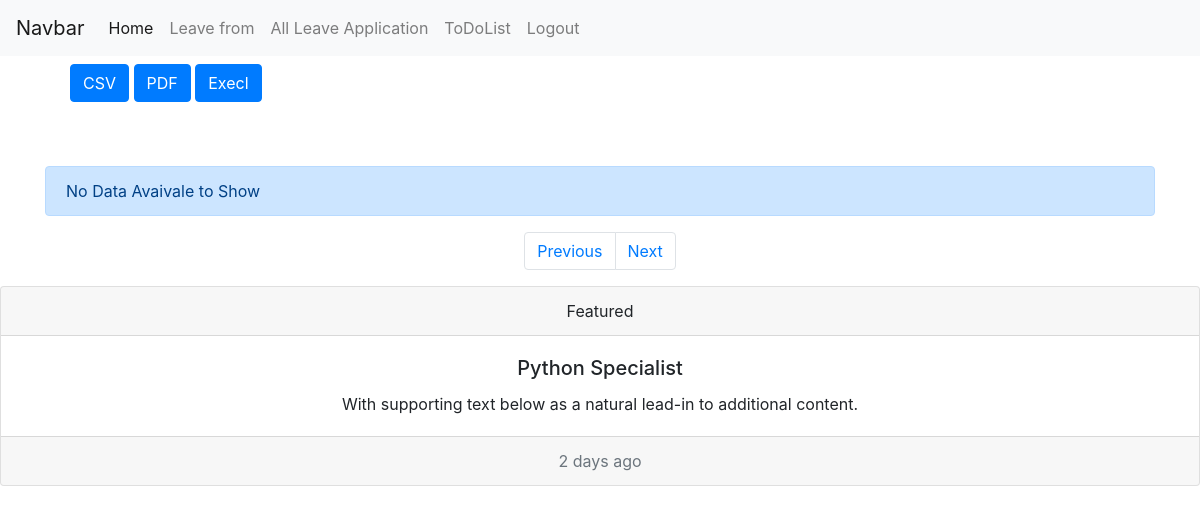
/all-application, run on an earlier commit of the app's database.
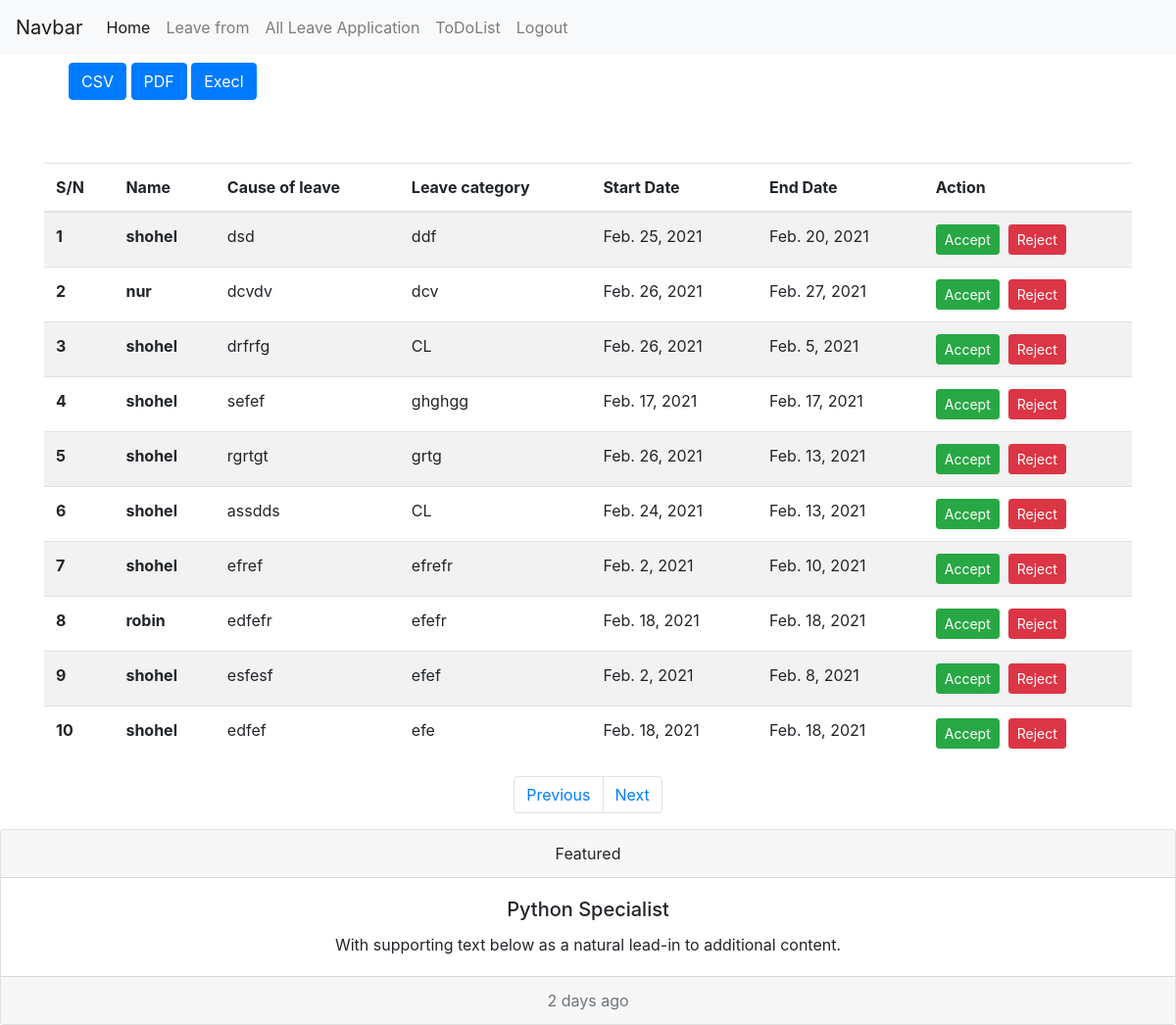
And on a later commit of the database.
### emsapp/models.py (models this page shows, shortened)
class LeaveApplication(models.Model):
    user=models.ForeignKey(User, on_delete=models.CASCADE)
    case_of_leave=models.TextField(blank=True, null=True)
    leave_category=models.CharField(max_length=250)
    star_date=models.DateField(blank=True, null=True)
    end_date=models.DateField(blank=True, null=True)
    date=models.DateField(auto_now_add=True)
    checked=models.BooleanField(default=False)
    approved=models.BooleanField(default=False)

### emsapp/views.py (the view)
# urls.py: path('all-application', all_application, name='all_application'),
def all_application(request):
    applications=LeaveApplication.objects.filter(checked=False)
    context={'applications':applications}
    return render(request, 'all_application.html',context)

### templates/all_application.html (shortened to what this page needs)
{% extends 'base.html' %}
{% block content %}
    <div class="container" >
      <div class="row">
        <div class="coll-8 mt-2">
          <ul>
            <a href="{% url 'export_csv_all_application'%}"><button class="btn btn-primary">CSV</button> </a>
            <a href="{% url 'export_pdf_all_application' %}"><button class="btn btn-primary">PDF</button> </a>
            <a href="{% url 'export_xls_all_application' %}"><button class="btn btn-primary">Execl</button> </a>
          </ul>
        </div>
      </div>
        <div class="row">
            <div class="col-md-12 m-auto pt-5">
                {% if applications %}
                  <table class="table table-striped">
                      <thead>
                        <tr>
                          <th scope="col">S/N</th>
                          <th scope="col">Name</th>
                          <th scope="col">Cause of leave </th>
                          <th scope="col">Leave category </th>
                          <th scope="col">Start Date</th>
                          <th scope="col">End Date</th>
                          <th scope="col">Action</th>
                        </tr>
                      </thead>
                      <tbody>
                          {% for applications in applications%}
                        <tr>
                          <th>{{ forloop.counter }}</th>
                          <th scope="row">{{ applications.user.username }}</th>
                          <td>{{ applications.case_of_leave }}</td>
                          <td>{{ applications.leave_category }}</td>
                          <td>{{ applications.star_date }}</td>
                          <td>{{ applications.end_date }}</td>
                          <td><a href="{% url 'applicatin_approval' applications.id 1 %}"><button class="btn btn-success btn-sm">Accept</button></a>&nbsp; <a href="{% url 'applicatin_approval' applications.id 0 %}"><button class="btn btn-danger btn-sm"> Reject</button></a></td>
                        </tr>
                        {% endfor %}
                      </tbody>
                  </table>
                  {% else %}
                  <div class="alert alert-primary" role="alert">
                    No Data Avaivale to Show
                  </div>
                  {%endif%}
            </div>
        </div>
        <div class="d-flex justify-content-center">
          <nav aria-label="Page navigation example" style="justify-content: right">
            <ul class="pagination">
              <li class="page-item"><a class="page-link" href="#">Previous</a></li>
              <li class="page-item"><a class="page-link" href="#">Next</a></li>
            </ul>
          </nav>
        </div>
    </div>
{% endblock content %}

What changed in the data, as far as the page shows it:
added LeaveApplication: user.username "shohel", case_of_leave "dsd", leave_category "ddf", star_date "Feb. 25, 2021", end_date "Feb. 20, 2021"
added LeaveApplication: user.username "nur", case_of_leave "dcvdv", leave_category "dcv", star_date "Feb. 26, 2021", end_date "Feb. 27, 2021"
added LeaveApplication: user.username "shohel", case_of_leave "drfrfg", leave_category "CL", star_date "Feb. 26, 2021", end_date "Feb. 5, 2021"
added LeaveApplication: user.username "shohel", case_of_leave "sefef", leave_category "ghghgg", star_date "Feb. 17, 2021", end_date "Feb. 17, 2021"
added LeaveApplication: user.username "shohel", case_of_leave "rgrtgt", leave_category "grtg", star_date "Feb. 26, 2021", end_date "Feb. 13, 2021"
added LeaveApplication: user.username "shohel", case_of_leave "assdds", leave_category "CL", star_date "Feb. 24, 2021", end_date "Feb. 13, 2021"
added LeaveApplication: user.username "shohel", case_of_leave "efref", leave_category "efrefr", star_date "Feb. 2, 2021", end_date "Feb. 10, 2021"
added LeaveApplication: user.username "robin", case_of_leave "edfefr", leave_category "efefr", star_date "Feb. 18, 2021", end_date "Feb. 18, 2021"
added LeaveApplication: user.username "shohel", case_of_leave "esfesf", leave_category "efef", star_date "Feb. 2, 2021", end_date "Feb. 8, 2021"
added LeaveApplication: user.username "shohel", case_of_leave "edfef", leave_category "efe", star_date "Feb. 18, 2021", end_date "Feb. 18, 2021"
Also different on the page:
text no longer shown: "No Data Avaivale to Show"
text now shown: "S/N Name Cause of leave Leave category Start Date End Date Action"
